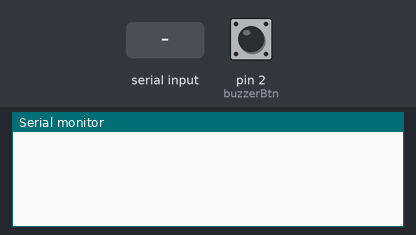
This sketch was run on a simulated Arduino Uno, built with avr-gcc and run on an emulated ATmega328P. Parts: the last lines printed to the serial monitor. Inputs (shaded band) come from the test bench; at power-on: pin 2 (buzzerBtn) HIGH.

Above: at 1.2 s.
1.3 s: pin 2 (buzzerBtn) pulled LOW for 0.15 s
At 2.5 s:
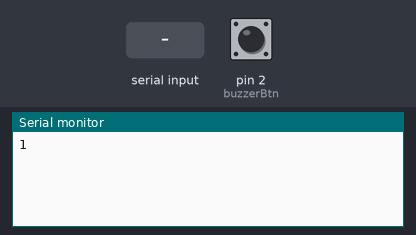
2.9 s: "90,45\n" received over Serial
At 4.7 s:
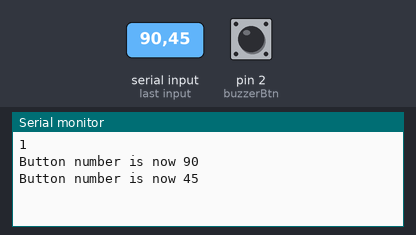
5.4 s: "30,150\n" received over Serial
At 7.8 s:
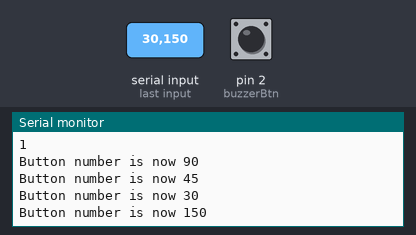
8.4 s: pin 2 (buzzerBtn) pulled LOW for 3.2 s
At 12.9 s:
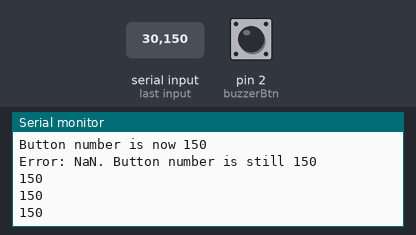
Timing chart, 0 to 14.1 s (numbered marks = the images above; inputs shaded):
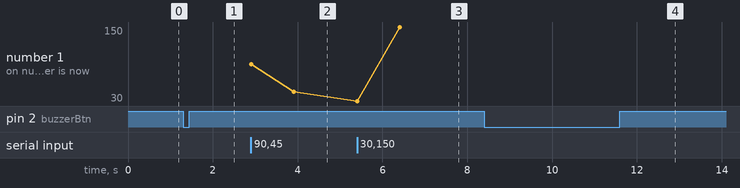

The sketch:

BluetoothBuzzer.ino
```cpp
/*
  BluetoothBuzzer
  When a button is pressed, sends a keypress over serial (bluetooth)

  Natsumi Hoshino <http://www.natsumihoshino.com>
  2013
 */

// Define the default number of this buzzer
int buzzerNumber = 1; //edit this

// Define the pin corresponding to the buzzer button
int buzzerBtn = 2;

void setup() {
  pinMode(buzzerBtn, INPUT);
  digitalWrite(buzzerBtn, HIGH); //pull-up resistor
  Serial.begin(9600);
}

void loop() {
  // On button press, send in this buzzer's number
  if(digitalRead(buzzerBtn) == LOW) {
    Serial.println(buzzerNumber);
    delay(1000);  //pause for a while
  }
  else if (Serial.available()) {
    int n = Serial.parseInt();
    if (n != 0) {
      buzzerNumber = n;
      Serial.print("Button number is now ");
    }
    else {
      Serial.print("Error: NaN. Button number is still ");
    }
    Serial.println(buzzerNumber);
    delay(1000);
  }
}
```

Measured:
- after the input at 1.3 s, the serial monitor: prints a new line at once (image 1)
- after the input at 2.9 s, the serial monitor: prints a new line at once (image 2)
- after the input at 5.4 s, the serial monitor: prints a new line at once (image 3)
- after the input at 8.4 s, the serial monitor: prints a new line after 1.0 s (image 4)
- plotted number 1: 45 → 150 after the input at 5.4 s
